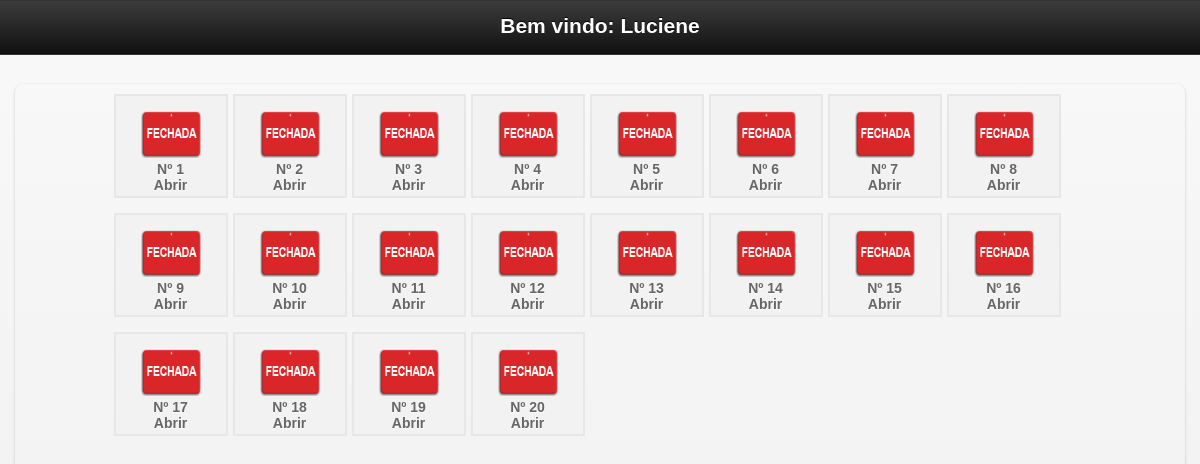
Screenshot of /mobile/mesas.php (signed in) with the database file from the repository.
### tables this page shows
CREATE TABLE `garcon` (
  `idGarcon` int(10) NOT NULL AUTO_INCREMENT,
  `nomeGarcon` varchar(200) NOT NULL,
  `login` varchar(20) NOT NULL,
  `senha` varchar(20) NOT NULL,
  `nv` int(1) NOT NULL,
  PRIMARY KEY (`idGarcon`)
);

CREATE TABLE `mesa` (
  `id_mesa` int(10) NOT NULL AUTO_INCREMENT,
  `numero` int(10) NOT NULL,
  `idGarcon` varchar(200) NOT NULL,
  `situacao` int(1) NOT NULL,
  PRIMARY KEY (`id_mesa`)
);

### mobile/mesas.php (the view, shortened to what this page needs)
<?php include "../config/conexao.php";
$login = $_SESSION['garcon_session'];
$g = mysql_query("SELECT * FROM garcon WHERE login='$login'");
$mostra = mysql_fetch_array($g);
?>
<!doctype html>
<html class="no-js ui-mobile-rendering" lang="pt">
<head>
      <link rel="stylesheet" href="css/jquery.mobile-1.3.1.min.css" />
      <link rel="stylesheet" href="../css/css.css"/>
</head>
<body>
<div id="categories" data-role="page" data-title="Categories">
      <div data-role="header">
            <h1>Bem vindo: <?php echo $mostra['nomeGarcon'] ?></h1>
      </div>
      <div data-role="content">
             <ul data-role="listview" data-inset="true" data-theme="a">
            <div id="mesas2">
<ul>
	<?php
		$sql = mysql_query("SELECT * FROM mesa ORDER BY id_mesa ASC");
		while($ver = mysql_fetch_array($sql)){
			$situacao = $ver['situacao'];
			$id_mesa = $ver['id_mesa'];
			$numero = $ver['numero'];
			$idGarcon = $ver['idGarcon'];
			$gar = mysql_query("SELECT * FROM garcon WHERE idGarcon='$idGarcon'");
			$bosta = mysql_fetch_assoc($gar);
			$nomeGarcon = $bosta['nomeGarcon'];
			if($situacao == 0){
				$img = "<img src='../imagens/mesafechada.png' width='60' height='47' border='0'>";
			}else{
			$img = "<img src='../imagens/mesaaberta.png' width='60' height='47' border='0'>";
			}
	?>
	<li><a href="inicio.php?id_mesa=<?php echo $id_mesa ?>&idGarcon=<?php echo $idGarcon ?>"><?php echo $img; echo "<br/>";  echo 'Nº '.$numero;  echo "<br/>"; if($situacao == 1){echo "Garçom: ".$nomeGarcon; }else{echo "Abrir";} ?></a></li>
<?php } ?>
</ul>
</div>
</body>
</html>

### css/css.css (style rules this page uses)
body { margin-left: 0px;margin-top: 0px;margin-right: 0px;margin-bottom: 0px; background-color:#FFF; font-family:Verdana, Geneva, sans-serif; font-size:14px; }
h1 { font-size:18px; margin-top:0; }
#mesas2 { width:90%; height:700px; margin:0 auto;overflow:auto; margin-top: }
#mesas2 ul li a:link { text-decoration:none; color:#666; cursor:pointer; display:block; margin-top:10px; }
#mesas2 li { float:left; margin-right:5px; margin-bottom:5px; list-style:none; border:2px solid #e7e7e7; text-align:center; padding:5px 5px 15px 5px ; margin-top:10px; width:100px; height:80px; background-color:#f2f2f2; cursor:pointer; display:block; }

### rows the page displays
garcon: nomeGarcon "Luciene"
mesa: situacao 0 (drawn), numero "1"
mesa: situacao 0 (drawn), numero "2"
mesa: situacao 0 (drawn), numero "3"
mesa: situacao 0 (drawn), numero "4"
mesa: situacao 0 (drawn), numero "5"
mesa: situacao 0 (drawn), numero "6"
mesa: situacao 0 (drawn), numero "7"
mesa: situacao 0 (drawn), numero "8"
mesa: situacao 0 (drawn), numero "9"
mesa: situacao 0 (drawn), numero "10"
mesa: situacao 0 (drawn), numero "11"
mesa: situacao 0 (drawn), numero "12"
mesa: situacao 0 (drawn), numero "13"
mesa: situacao 0 (drawn), numero "14"
mesa: situacao 0 (drawn), numero "15"
mesa: situacao 0 (drawn), numero "16"
mesa: situacao 0 (drawn), numero "17"
mesa: situacao 0 (drawn), numero "18"
mesa: situacao 0 (drawn), numero "19"
mesa: situacao 0 (drawn), numero "20"
